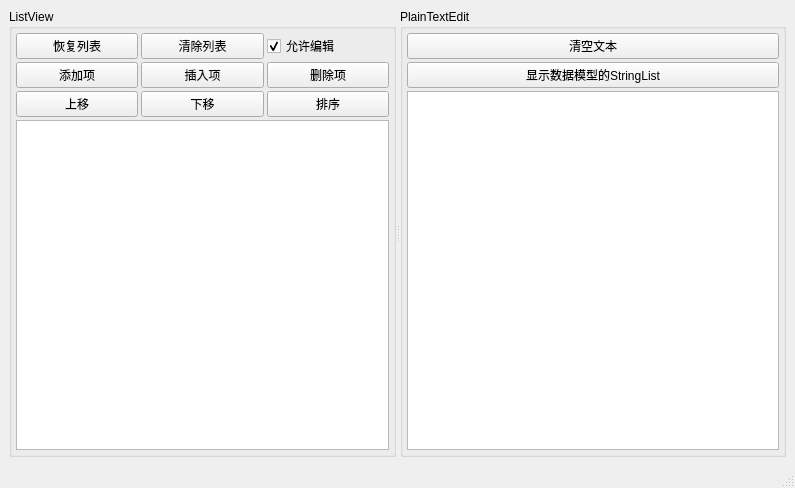
<?xml version="1.0" encoding="UTF-8"?>
<ui version="4.0">
 <class>MainWindow</class>
 <widget class="QMainWindow" name="MainWindow">
  <property name="geometry">
   <rect>
    <x>0</x>
    <y>0</y>
    <width>795</width>
    <height>488</height>
   </rect>
  </property>
  <property name="windowTitle">
   <string>QListView</string>
  </property>
  <widget class="QWidget" name="centralwidget">
   <layout class="QHBoxLayout" name="horizontalLayout">
    <item>
     <widget class="QSplitter" name="splitter">
      <property name="orientation">
       <enum>Qt::Horizontal</enum>
      </property>
      <widget class="QGroupBox" name="groupBox">
       <property name="title">
        <string>ListView</string>
       </property>
       <layout class="QVBoxLayout" name="verticalLayout_3">
        <property name="spacing">
         <number>3</number>
        </property>
        <property name="leftMargin">
         <number>4</number>
        </property>
        <property name="topMargin">
         <number>4</number>
        </property>
        <property name="rightMargin">
         <number>4</number>
        </property>
        <property name="bottomMargin">
         <number>4</number>
        </property>
        <item>
         <layout class="QGridLayout" name="gridLayout">
          <item row="0" column="0">
           <widget class="QPushButton" name="btnIniList">
            <property name="text">
             <string>恢复列表</string>
            </property>
           </widget>
          </item>
          <item row="1" column="0">
           <widget class="QPushButton" name="btnListAppend">
            <property name="text">
             <string>添加项</string>
            </property>
           </widget>
          </item>
          <item row="1" column="1">
           <widget class="QPushButton" name="btnListInsert">
            <property name="text">
             <string>插入项</string>
            </property>
           </widget>
          </item>
          <item row="1" column="2">
           <widget class="QPushButton" name="btnListDelete">
            <property name="text">
             <string>删除项</string>
            </property>
           </widget>
          </item>
          <item row="2" column="0">
           <widget class="QPushButton" name="btnListMoveUp">
            <property name="text">
             <string>上移</string>
            </property>
           </widget>
          </item>
          <item row="2" column="1">
           <widget class="QPushButton" name="btnListMoveDown">
            <property name="text">
             <string>下移</string>
            </property>
           </widget>
          </item>
          <item row="2" column="2">
           <widget class="QPushButton" name="btnListSort">
            <property name="text">
             <string>排序</string>
            </property>
            <property name="checkable">
             <bool>true</bool>
            </property>
           </widget>
          </item>
          <item row="0" column="1">
           <widget class="QPushButton" name="btnListClear">
            <property name="text">
             <string>清除列表</string>
            </property>
           </widget>
          </item>
          <item row="0" column="2">
           <widget class="QCheckBox" name="chkEditable">
            <property name="text">
             <string>允许编辑</string>
            </property>
            <property name="checked">
             <bool>true</bool>
            </property>
           </widget>
          </item>
         </layout>
        </item>
        <item>
         <widget class="QListView" name="listView">
          <property name="alternatingRowColors">
           <bool>true</bool>
          </property>
         </widget>
        </item>
       </layout>
      </widget>
      <widget class="QGroupBox" name="groupBox_2">
       <property name="title">
        <string>PlainTextEdit</string>
       </property>
       <layout class="QVBoxLayout" name="verticalLayout_2">
        <property name="spacing">
         <number>3</number>
        </property>
        <property name="leftMargin">
         <number>4</number>
        </property>
        <property name="topMargin">
         <number>4</number>
        </property>
        <property name="rightMargin">
         <number>4</number>
        </property>
        <property name="bottomMargin">
         <number>4</number>
        </property>
        <item>
         <layout class="QVBoxLayout" name="verticalLayout">
          <item>
           <widget class="QPushButton" name="btnTextClear">
            <property name="text">
             <string>清空文本</string>
            </property>
           </widget>
          </item>
          <item>
           <widget class="QPushButton" name="btnTextImport">
            <property name="text">
             <string>显示数据模型的StringList</string>
            </property>
           </widget>
          </item>
         </layout>
        </item>
        <item>
         <widget class="QPlainTextEdit" name="plainTextEdit"/>
        </item>
       </layout>
      </widget>
     </widget>
    </item>
   </layout>
  </widget>
  <widget class="QStatusBar" name="statusbar"/>
 </widget>
 <resources/>
 <connections/>
</ui>
